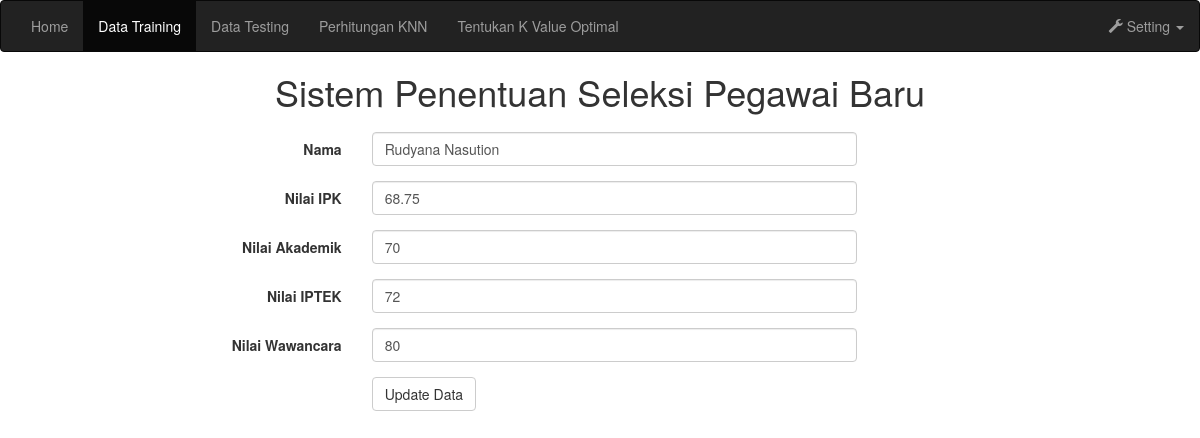
The app's page /admin/form-edit-data-testing.php?id=1 (signed in) with its own data.
### tables this page shows
CREATE TABLE IF NOT EXISTS `data_testing` (
  `id` int(5) NOT NULL AUTO_INCREMENT,
  `nama` varchar(50) NOT NULL,
  `ipk` float NOT NULL,
  `akademik` int(5) NOT NULL,
  `iptek` int(5) NOT NULL,
  `wawancara` int(5) NOT NULL,
  PRIMARY KEY (`id`)
);

### admin/form-edit-data-testing.php (the view, shortened to what this page needs)
<!DOCTYPE html>
<?php
if(!isset($_SESSION["login"])&& !isset($_SESSION["name"])){
	header('location:../login.php');
	}
	else{
?>
<html lang="en">
  <head>
    <link href="css/bootstrap.min.css" rel="stylesheet">
  </head>
  <body>
	<nav class="navbar navbar-inverse">
	  <div class="container-fluid">
		<ul class="nav navbar-nav" >
			<li ><a href="index.php">Home</a></li>
			<li class="active"><a href="input-data-latih.php">Data Training</a></li>
			<li ><a href="input-data-uji.php">Data Testing</a></li>
			<li ><a href="hasil-knn.php">Perhitungan KNN</a></li>
			<li><a href="perhitungan-wp.php">Tentukan K Value Optimal</a></li>
      	</ul>
		<ul class="nav navbar-nav navbar-right">
			<li class="dropdown">
				<a href="#" class="dropdown-toggle" data-toggle="dropdown" role="button" aria-haspopup="true" aria-expanded="false"><span class="glyphicon glyphicon-wrench" aria-hidden="true"></span>  Setting <span class="caret"></span></a>
			</li>
		</ul>
	  </div>
	</nav>
    <h1 align="center">Sistem Penentuan Seleksi Pegawai Baru</h1>
	<?php
        $id = $_GET['id'];
		$sql = "SELECT * FROM data_testing where id='$id'";
		$query = mysql_query($sql);
		while ($data = mysql_fetch_array($query)){
    ?>
	<form class="form-horizontal col-sm-offset-2" method="post" action="updateDataTesting.php?id=<?php echo $id?>">
	  <div class="form-group">
		<label class="col-sm-2 control-label">Nama</label>
		<div class="col-sm-6">
		  <input class="form-control" id="" name="nama" value="<?php echo $data[1] ?>" required>
		</div>
	  </div>
	  <div class="form-group">
		<label class="col-sm-2 control-label">Nilai IPK</label>
		<div class="col-sm-6">
		  <input class="form-control" id="" name="ipk" value="<?php echo $data[2] ?>" required>
		</div>
	  </div>
      <div class="form-group">
		<label class="col-sm-2 control-label">Nilai Akademik</label>
		<div class="col-sm-6">
		  <input class="form-control" id="" name="akademik" value="<?php echo $data[3] ?>" required>
		</div>
	  </div>
      <div class="form-group">
		<label class="col-sm-2 control-label">Nilai IPTEK</label>
		<div class="col-sm-6">
		  <input class="form-control" id="" name="iptek" value="<?php echo $data[4] ?>" required>
		</div>
	  </div>
	  <div class="form-group">
		<label class="col-sm-2 control-label">Nilai Wawancara</label>
		<div class="col-sm-6">
		  <input class="form-control" id="" name="wawancara" value="<?php echo $data[5] ?>" required>
		</div>
	  </div>
      <div class="form-group">
		<div class="col-sm-offset-2 col-sm-10">
		  <button type="submit" class="btn btn-default">Update Data</button>
		</div>
	  </div>
	</form>
	<?php
	}
	?>
  </body>
</html>
	<?php
	}
	?>

### records on screen
data_testing: nama "Rudyana Nasution", ipk "68.75", akademik "70", iptek "72", wawancara "80"
